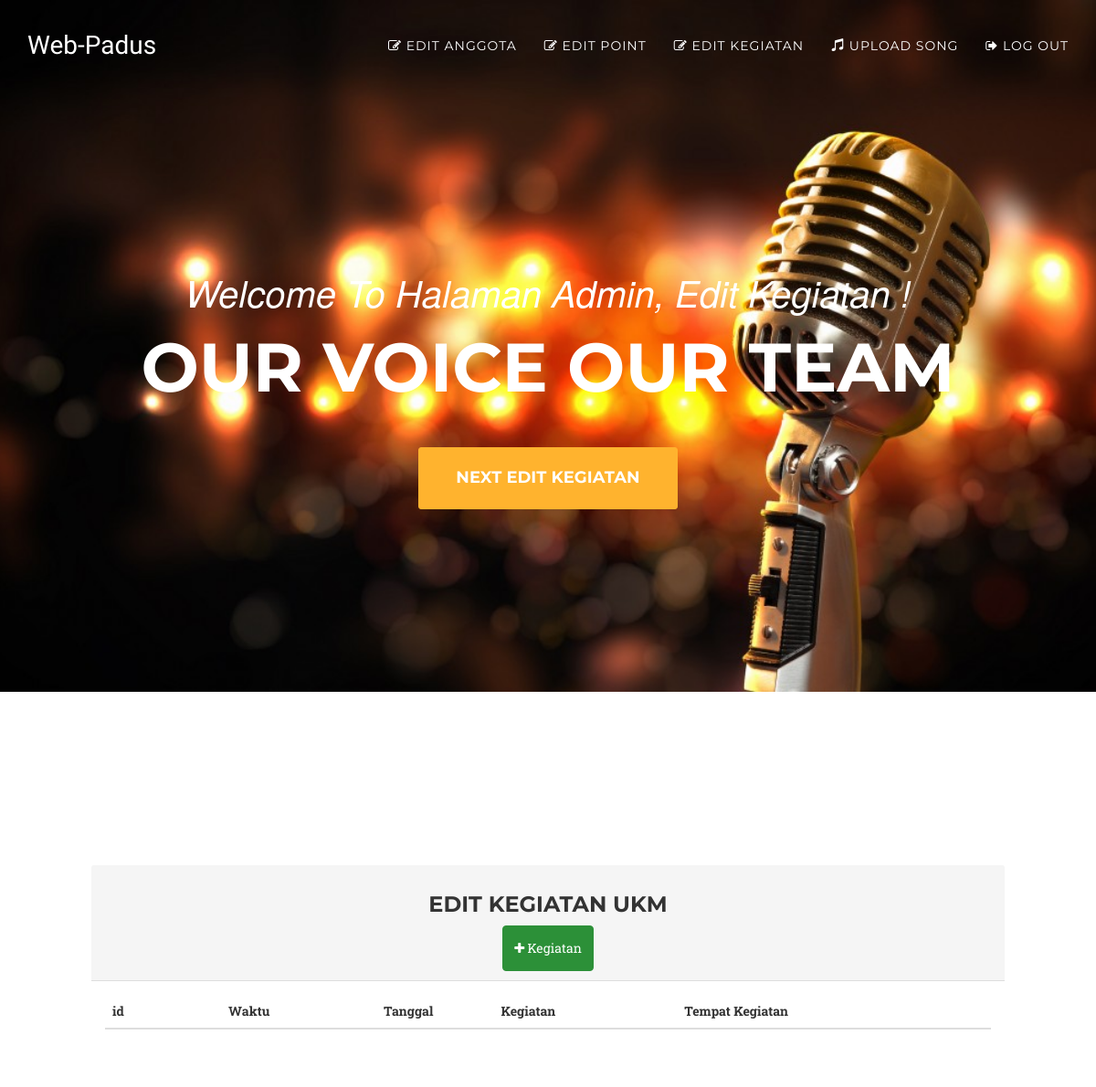
Before: /index.php/editkegiatan with the older database file.
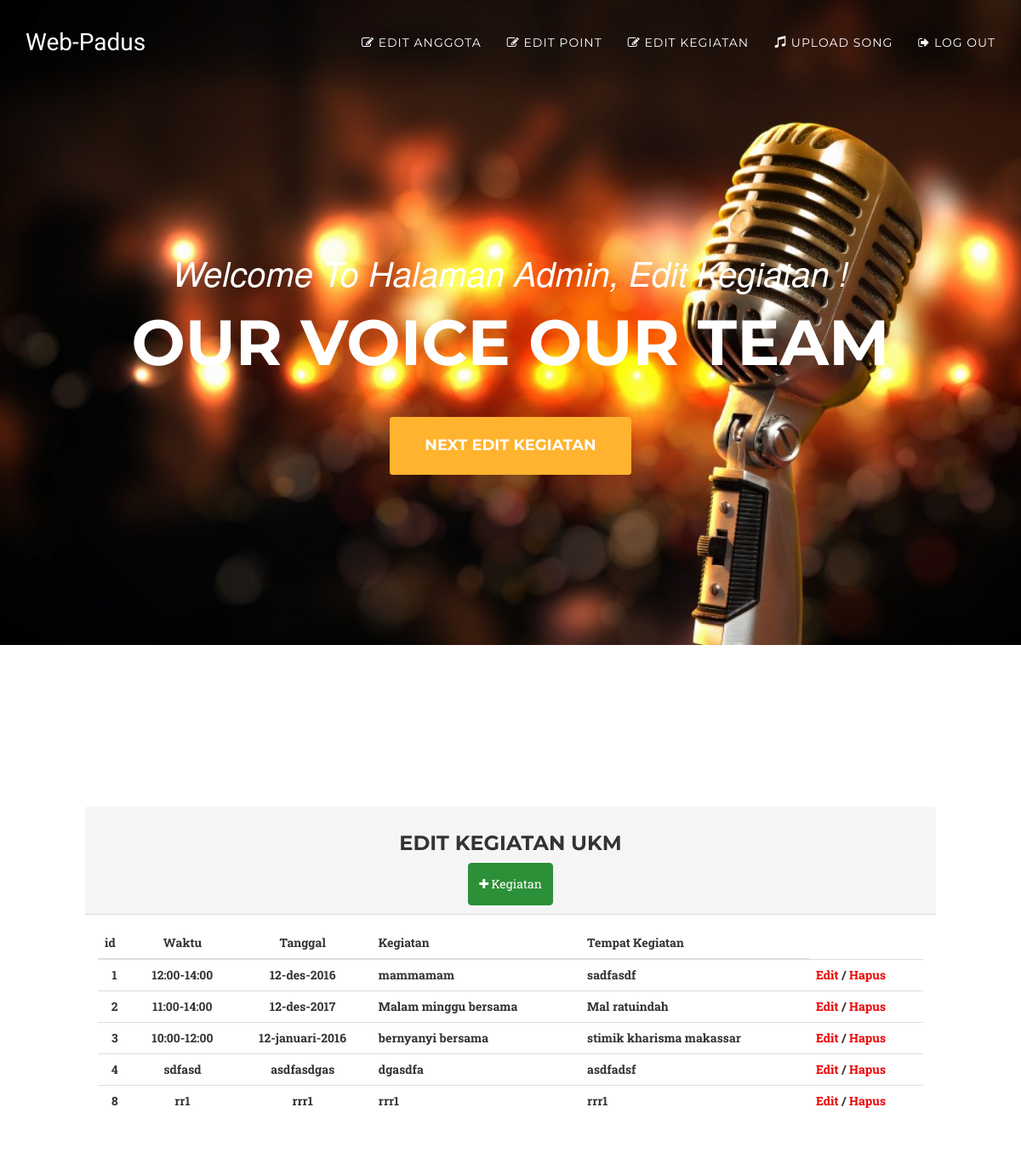
After: the same page with the newer database file.
### tables this page shows
CREATE TABLE `kegiatanukm` (
  `idkegiatan` int(11) NOT NULL,
  `waktu` varchar(11) NOT NULL,
  `tanggal` varchar(20) NOT NULL,
  `kegiatan` varchar(60) NOT NULL,
  `tempat` varchar(60) NOT NULL
);

### application/controllers/Editkegiatan.php (called while the page is built, shortened)
<?php
class Editkegiatan extends CI_Controller {
public function __construct(){
	$this->load->model('Akun_model');
}
	public function index()
	{
	   $data['akun'] = $this->Akun_model->view_kegiatan();
		$this->load->view('templates/header');
		$data['judul'] = "Welcome To Halaman Admin, Edit Kegiatan !";
		$this->load->view('templates/headernav');
		$this->load->view('admintemplates/navadmin', $data);
		$this->load->view('admintemplates/editkegiatan', $data);
		$this->load->view('templates/footer');
	}
}

### index.php (called while the page is built, shortened)
<?php
require_once BASEPATH.'core/CodeIgniter.php';

### application/models/Akun_model.php (called while the page is built, shortened)
<?php
class Akun_model extends CI_Model{
	public function view_kegiatan(){
		$query =  $this->db->get('kegiatanukm');
		return $query->result_array();
	}
}
?>

### application/views/admintemplates/editkegiatan.php (the view)
               <a href="#editkegiatan" class="page-scroll btn btn-xl">Next Edit kegiatan </a>
            </div>
        </div>
    </header>
<br><br>
    <section id="editkegiatan">
   <div id="wrapper">
            <div class="row">
                <div class="col-lg-12">
                    <div class="panel1 panel-default">
                        <div class="panel-heading">
                         		<h3>   Edit Kegiatan UKM </h3>
                      		<center>
                            	<a type="button" href="uploadkegiatan" class="btn btn-daftar"><i class="fa fa-plus" aria-hidden="true"></i> Kegiatan</a>
                            </center>
                        </div>
                        <div class="panel-body">
                            <div class="table-responsive">
                                <table class="table table-hover">
                                    <thead>
                                        <tr>
                                         <th>id</th>
                                         <th><center>Waktu</center></th>
                                         <th><center>Tanggal</center></th>
                                         <th>Kegiatan</th>
                                         <th>Tempat Kegiatan</th>
                                        </tr>
                                    </thead>
                                    <tbody>
                                    <?php foreach ($akun as $perakun) { ?>
                                      <tr>
                                       <th><center><?= $perakun['idkegiatan']; ?></center></th>
                                       <th><center><?= $perakun['waktu']; ?></center></th>
                                       <th><center><?= $perakun['tanggal']; ?></center></th>
                                       <th><?= $perakun['kegiatan']; ?></th>
                                       <th><?= $perakun['tempat']; ?></th>
                                      <th>
                  <?php echo anchor('Akun/editkg/'.$perakun['idkegiatan'],'Edit'); ?>
                        /
                <?php echo anchor('Akun/hapuskegiatan/'.$perakun['idkegiatan'],'Hapus'); ?>
                                            </th>
                                        </tr>
                                     <?php } ?>
                                      </tbody>
                                </table>
                            </div>
                        </div>
                    </div>
                </div>
            </div>
                </div>
    </section>

Changed rows visible on the page:
added kegiatanukm: idkegiatan "1", waktu "12:00-14:00", tanggal "12-des-2016", kegiatan "mammamam", tempat "sadfasdf", idkegiatan "Edit", idkegiatan "Hapus"
added kegiatanukm: idkegiatan "2", waktu "11:00-14:00", tanggal "12-des-2017", kegiatan "Malam minggu bersama", tempat "Mal ratuindah", idkegiatan "Edit", idkegiatan "Hapus"
added kegiatanukm: idkegiatan "3", waktu "10:00-12:00", tanggal "12-januari-2016", kegiatan "bernyanyi bersama", tempat "stimik kharisma makassar", idkegiatan "Edit", idkegiatan "Hapus"
added kegiatanukm: idkegiatan "4", waktu "sdfasd", tanggal "asdfasdgas", kegiatan "dgasdfa", tempat "asdfadsf", idkegiatan "Edit", idkegiatan "Hapus"
added kegiatanukm: idkegiatan "8", waktu "rr1", tanggal "rrr1", kegiatan "rrr1", tempat "rrr1", idkegiatan "Edit", idkegiatan "Hapus"
